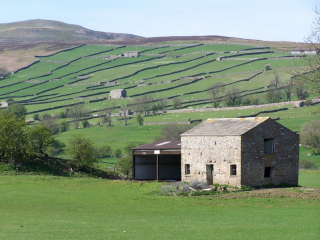
#> input picture 5th_semester/URVRV/N4_Lokalni_operatorji/img.jpg, 320 x 240 px, found by its file name
$ python filtriranje.py
#> lines starting #> are read from the running program, lines starting #| are printed output that depends on the picture
import numpy as np
import matplotlib.pyplot as plt
import matplotlib.image as mplimg

def konvolucija(img, kernel):
    padded = np.pad(img, int(kernel.shape[0] / 2), 'constant', constant_values=0)
    output_height = (padded.shape[0] - kernel.shape[0]) + 1
    output_width = (padded.shape[1] - kernel.shape[1]) + 1
    new_img = np.zeros((output_height, output_width), dtype=img.dtype)

    for j in range(0, output_height):
        for i in range(0, output_width):
            new_img[j, i] = np.sum(padded[j:j + kernel.shape[0], i:i + kernel.shape[1]] * kernel).astype(img.dtype)
    return new_img

def filtriraj_gaussovo_jedro(slika, sigma):
    kernel_size = (2 * sigma) * 2 + 1
    k = kernel_size/2 - 1/2
    kernel_size = int(kernel_size)
    H = np.zeros((kernel_size, kernel_size))
    for i in range(0, kernel_size):
        for j in range(0, kernel_size):
            a = - ((np.power(i - k, 2) + np.power(j - k, 2)) / (2 * np.power(sigma, 2)))
            H[i,j] = (1 / (2 * np.pi * np.power(sigma, 2))) * np.power(np.e, a)
    #plt.imshow(H)
    #plt.show()
    return konvolucija(slika, H)

# add colorbar
def filtriraj_sobel_horizontalno(slika):
    kernel = np.array([[1, 2, 1], [0, 0, 0], [-1, -2, -1]])
    return konvolucija(slika, kernel)

if __name__=="__main__":
    img_source = mplimg.imread('img.jpg')
#> img_source is the input picture: shape (240, 320, 3); mean R, G, B 128.4, 145.6, 120
    R, G, B = img_source[:,:,0], img_source[:,:,1], img_source[:,:,2]
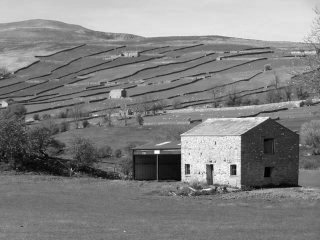
#> R: shape (240, 320); min 1, max 255, mean 128.4
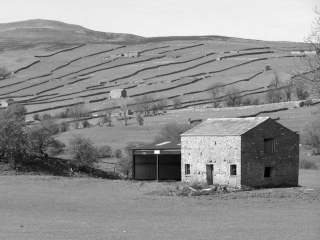
#> G: shape (240, 320); min 0, max 253, mean 145.6
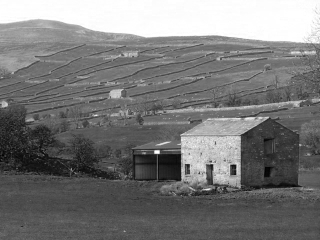
#> B: shape (240, 320); min 1, max 255, mean 120
    img = 0.2989 * R + 0.5870 * G + 0.1140 * B

    fig, axis = plt.subplots(ncols=3, nrows=2)

    for (i, j), val in np.ndenumerate(axis):
        if i == j == 0:
            res = img
            title = "Osnovna slika"
        else:
            calc = (i * (axis.shape[0] + 100)) + j + 0.5 - 1
#> (the run stopped early here; a loop or call above may not have finished)
